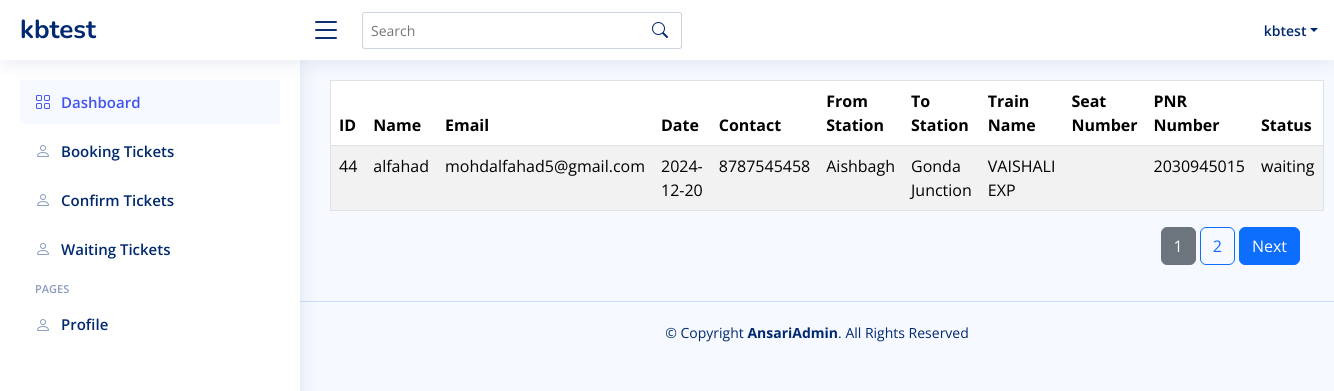
The app's page /user/waiting_action.php (signed in) with its own data.
### tables this page shows
CREATE TABLE `bookings` (
  `id` int NOT NULL,
  `user_id` int NOT NULL,
  `name` varchar(255) NOT NULL,
  `age` varchar(100) NOT NULL,
  `email` varchar(255) NOT NULL,
  `date` date NOT NULL,
  `gender` varchar(255) NOT NULL,
  `contact` varchar(255) NOT NULL,
  `from_station_id` varchar(55) NOT NULL,
  `to_station_id` varchar(55) NOT NULL,
  `train_id` varchar(255) NOT NULL,
  `seat` varchar(100) DEFAULT NULL,
  `classes` varchar(55) NOT NULL,
  `pnr` varchar(255) NOT NULL,
  `status` varchar(100) NOT NULL,
  `otp` varchar(6) DEFAULT NULL,
  `is_verified` tinyint(1) NOT NULL,
  `created_at` timestamp NOT NULL DEFAULT CURRENT_TIMESTAMP
);

CREATE TABLE `stations` (
  `id` int NOT NULL,
  `station` varchar(255) NOT NULL,
  `created_at` timestamp NOT NULL DEFAULT CURRENT_TIMESTAMP,
  `updated_at` timestamp NOT NULL DEFAULT CURRENT_TIMESTAMP
);

CREATE TABLE `trains` (
  `id` int NOT NULL,
  `name` varchar(255) NOT NULL,
  `train_number` varchar(255) NOT NULL,
  `created_at` timestamp NOT NULL DEFAULT CURRENT_TIMESTAMP,
  `updated_at` timestamp NOT NULL DEFAULT CURRENT_TIMESTAMP
);

### user/waiting_action.php (the view, shortened to what this page needs)
<?php include 'assets/layout/header.php' ?>
<?php include 'assets/layout/sidebar.php' ?>
<main id="main" class="main">
<?php
    include '../assets/inc/conn.php';
    $user_id = $_SESSION['user_id'] ?? null;
    $records_per_page = 10;
    $current_page = isset($_GET['page']) ? (int)$_GET['page'] : 1;
    $offset = ($current_page - 1) * $records_per_page;
    $total_sql = "SELECT COUNT(*) AS total FROM bookings WHERE user_id = ?";
    $stmt = $conn->prepare($total_sql);
    $stmt->bind_param("i", $user_id);
    $stmt->execute();
    $total_result = $stmt->get_result();
    $total_row = $total_result->fetch_assoc();
    $total_records = $total_row['total'];
    $total_pages = ceil($total_records / $records_per_page);
    $sql = "SELECT
        bookings.*,
        from_stations.station AS from_station_name,
        to_stations.station AS to_station_name,
        trains.name AS train_name
    FROM
        bookings
    INNER JOIN
        stations AS from_stations
        ON bookings.from_station_id = from_stations.id
    INNER JOIN
        stations AS to_stations
        ON bookings.to_station_id = to_stations.id
    INNER JOIN
        trains
        ON bookings.train_id = trains.id
    WHERE
        bookings.user_id = ?
        AND bookings.status = 'waiting'
    LIMIT ? OFFSET ?";
    $stmt = $conn->prepare($sql);
    $stmt->bind_param("iii", $user_id, $records_per_page, $offset);
    $stmt->execute();
    $result = $stmt->get_result();
    echo "<table border='1' class='table table-striped table-hover'>
            <thead>
                <tr>
                    <th>ID</th>
                    <th>Name</th>
                    <th>Email</th>
                    <th>Date</th>
                    <th>Contact</th>
                    <th>From Station</th>
                    <th>To Station</th>
                    <th>Train Name</th>
                    <th>Seat Number</th>
                    <th>PNR Number</th>
                    <th>Status</th>
                </tr>
            </thead>
            <tbody>";
    if ($result->num_rows > 0) {
        while ($row = $result->fetch_assoc()) {
            echo "<tr>
                    <td>" . $row["id"] . "</td>
                    <td>" . $row["name"] . "</td>
                    <td>" . $row["email"] . "</td>
                    <td>" . $row["date"] . "</td>
                    <td>" . $row["contact"] . "</td>
                    <td>" . $row["from_station_name"] . "</td>
                    <td>" . $row["to_station_name"] . "</td>
                    <td>" . $row["train_name"] . "</td>
                    <td>" . $row["seat"] . "</td>
                    <td>" . $row["pnr"] . "</td>
                    <td>" . $row["status"] . "</td>
                </tr>";
        }
    } else {
        echo "<tr><td colspan='11'>No results found for this user.</td></tr>";
    }
    echo "</tbody></table>";
    echo "<nav class='mt-3'>
    <ul class='pagination d-flex justify-content-end'>";
    for ($i = 1; $i <= $total_pages; $i++) {
        $active_class = ($current_page == $i) ? "btn btn-secondary me-1" : "btn btn-outline-primary me-1";
        echo "<li class='page-item'>
                <a href='?page=$i' class='$active_class'>$i</a>
            </li>";
    }
    if ($current_page < $total_pages) {
        echo "<li class='page-item'>
                <a href='?page=" . ($current_page + 1) . "' class='btn btn-primary me-1'>Next</a>
            </li>";
    }
    echo "</ul></nav>";
?>
</main>
<?php include 'assets/layout/footer.php' ?>

### user/assets/css/style.css (style rules this page uses)
:root { scroll-behavior: smooth; }
body { font-family: "Open Sans", sans-serif; background: #f6f9ff; color: #444444; }
a { color: #4154f1; text-decoration: none; }
#main { margin-top: 60px; padding: 20px 30px; transition: all 0.3s; }
@media (min-width: 1200px) { #main, #footer { margin-left: 300px; } }

### records on screen
bookings: id "44", name "alfahad", email "mohdalfahad5@gmail.com", date "2024-12-20", contact "8787545458", stations.station "Aishbagh", stations.station "Gonda Junction", train.name "VAISHALI EXP", pnr "2030945015", status "waiting"

### other values on screen
$user_name "kbtest"
